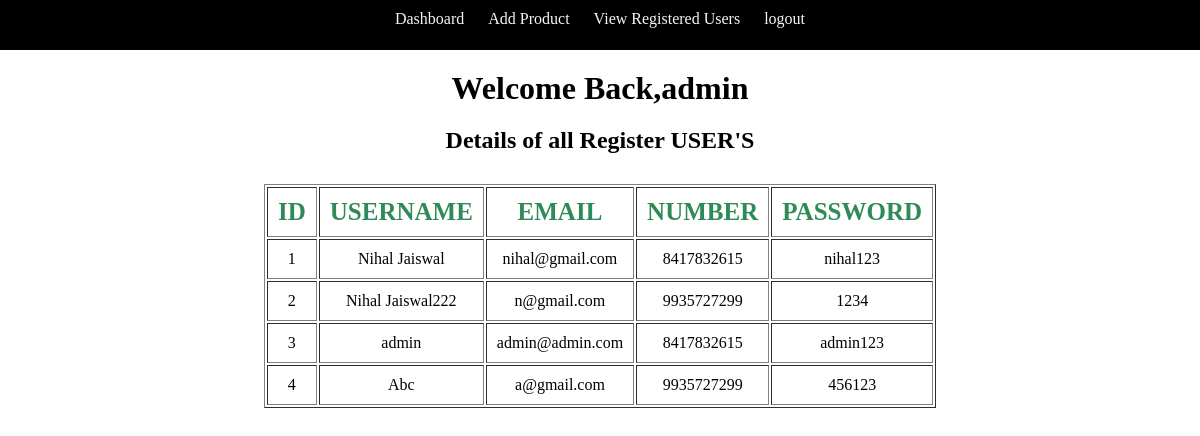
Page /show_user.php (signed in) on the committed database.
### tables this page shows
CREATE TABLE `registration` (
  `id` int(11) NOT NULL,
  `name` varchar(100) NOT NULL,
  `email` varchar(100) NOT NULL,
  `number` varchar(15) NOT NULL,
  `password` varchar(10) NOT NULL
);

### show_user.php (the view, shortened to what this page needs)
<?php
include 'connection.php';
include 'nav.php';
$query = "SELECT * FROM `registration` ORDER BY `id` ASC";
?>
<!DOCTYPE html>
<html lang="en">
<head>
    <link rel="stylesheet" href="style.css">
</head>
<body>
    <center>
        <h1>Welcome Back,<?php echo $_SESSION['name']; ?></h1>
        <h2>Details of all Register USER'S</h2>
    </center>
    <div class="tbl_data_show_div">
        <table border="1">
            <tr>
                <th>ID</th>
                <th>USERNAME</th>
                <th>EMAIL</th>
                <th>NUMBER</th>
                <th>PASSWORD</th>
            </tr>
            <?php
            $res = mysqli_query($con, $query);
            if (mysqli_num_rows($res)) {
                while ($row = mysqli_fetch_assoc($res)) {
            ?>
                    <tr>
                        <td><?php echo $row['id']; ?></td>
                        <td><?php echo $row['name']; ?></td>
                        <td><?php echo $row['email']; ?></td>
                        <td><?php echo $row['number']; ?></td>
                        <td><?php echo $row['password']; ?></td>
                    </tr>
            <?php
                }
            }
            ?>
        </table>
    </div>
</body>
</html>

### style.css (style rules this page uses)
* { padding: 0; margin: 0px auto; box-sizing: border-box; }
.tbl_data_show_div { padding-top: 10px; width: 100%; padding: 10px; }
th { font-size: 25px; color: seagreen; padding: 10px; }
tr,td { padding: 10px; text-align: center; }
h2 { padding:20px; }

### rows in the picture
registration: id "1", name "Nihal Jaiswal", email "nihal@gmail.com", number "8417832615", password "nihal123"
registration: id "2", name "Nihal Jaiswal222", email "n@gmail.com", number "9935727299", password "1234"
registration: id "3", name "admin", email "admin@admin.com", number "8417832615", password "admin123"
registration: id "4", name "Abc", email "a@gmail.com", number "9935727299", password "456123"

### other values in the picture
$_SESSION['name'] "admin"
